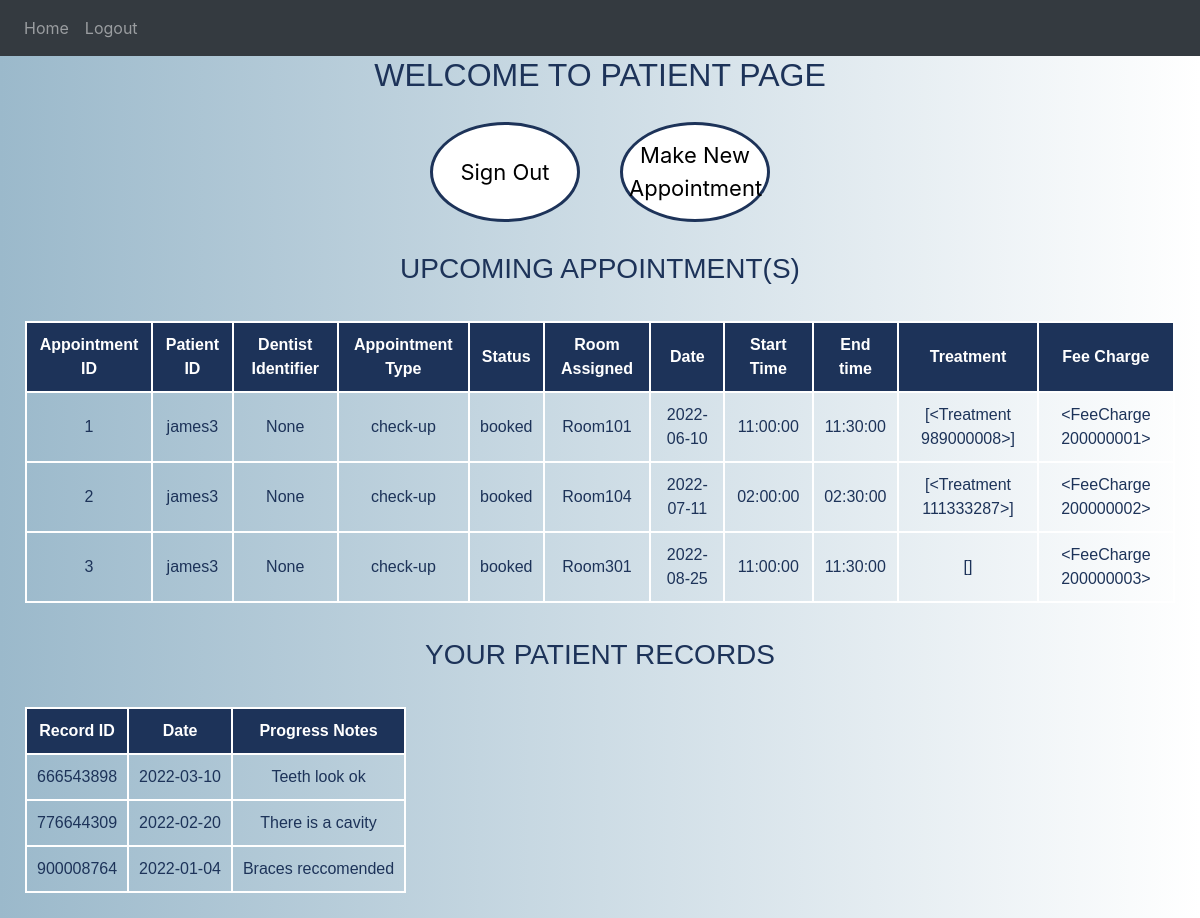
The page /patient (signed in) on the database its author committed.
### Website/models.py (models this page shows)
class Appointment(db.Model):
    appointmentId = db.Column(db.Integer, primary_key=True)
    branch = db.Column(db.String(30), nullable=False)
    dentistIdentifier = db.Column(
        db.String(30)
    )  # Maybe int? not sure if thats id or what
    appointmentType = db.Column(db.String(30), nullable=False)
    status = db.Column(db.String(20))
    roomAssigned = db.Column(db.String(20), nullable=False)
    date = db.Column(db.Date)
    startTime = db.Column(db.Time)
    endTime = db.Column(db.Time)
    treatment = db.relationship("Treatment", backref="appointment")
    feeCharge = db.relationship("FeeCharge", backref="appointment", uselist=False)
    patientUsername = db.Column(
        db.String(30), db.ForeignKey("patient.username"), nullable=False
    )  # one to many. Referncing to classes in foreignKey relationship, we use lower case name of class
    dentistIdneitifier = db.Column(
        db.Integer, db.ForeignKey("employee.id")
    )  # one to many

class Record(db.Model):
    recordId = db.Column(db.Integer, primary_key=True)
    dateEdited = db.Column(
        db.Date, default=func.now()
    )  # Automaticall creates dates of for us
    patientId = db.Column(
        db.Integer, db.ForeignKey("patient.id"), nullable=False
    )  # one to one.
    progressNotes = db.relationship("ProgressNote", backref="Record", uselist=False)

class ProgressNote(db.Model):
    noteId = db.Column(db.Integer, primary_key=True)
    note = db.Column(db.String(150), nullable=False)
    recordId = db.Column(db.Integer, db.ForeignKey("record.recordId"))  # many to one

### Website/views.py (the view)
@views.route("/patient")
def patient():
    return render_template("patient.html", user=current_user)

### Website/__init__.py (called while the page is built)
def create_app():
    app = Flask(__name__)
    app.config["SECRET_KEY"] = "hjshjhdjah kjshkjdhjs"
    app.config["SQLALCHEMY_DATABASE_URI"] = f"sqlite:///{DB_NAME}"
    app.config["SESSION_TYPE"] = "filesystem"
    db.init_app(app)
    from .views import views
    from .auth import auth
    from .models import Patient, Employee
    create_database(app)
    login_manager = LoginManager()
    login_manager.login_view = 'view.login'
    login_manager.init_app(app)
    @login_manager.user_loader
    def load_patient(id):
        return Patient.query.get(int(id))
    app.register_blueprint(views, url_prefix="/")
    app.register_blueprint(auth, url_preffix="/")
    return app

### Website/templates/patient.html (shortened to what this page needs)
{% extends "base.html" %}
{% block content %}
<!DOCTYPE html>
<html>
    <head>
    </head>
    <body>
    <div class="header">
        <h2>WELCOME TO PATIENT PAGE</h2>
    </div>
    <div class="buttonForm">
            <button type="submit" class="buttons">Sign Out</button>
        <button type="submit" class="buttons">Make New Appointment</button>
    </div>
        <h1 class="appointment">UPCOMING APPOINTMENT(S)</h1>
        <table>
            <tr>
                <th>Appointment ID</th>
                <th>Patient ID</th>
                <th>Dentist Identifier</th>
                <th>Appointment Type</th>
                <th>Status</th>
                <th>Room Assigned</th>
                <th>Date</th>
                <th>Start Time</th>
                <th>End time</th>
                <th>Treatment</th>
                <th>Fee Charge</th>
            </tr>
                {% for appt in user.appointments %}
                    <tr>
                        <td>{{ appt.appointmentId }}</td>
                        <td>{{ appt.patientUsername }}</td>
                        <td>{{ appt.dentistIdentifier }}</td>
                        <td>{{ appt.appointmentType }}</td>
                        <td>{{ appt.status }}</td>
                        <td>{{ appt.roomAssigned }}</td>
                        <td>{{ appt.date }}</td>
                        <td>{{ appt.startTime }}</td>
                        <td>{{ appt.endTime }}</td>
                        <td>{{ appt.treatment }}</td>
                        <td>{{ appt.feeCharge }}</td>
                    </tr>
                {% endfor %}
        </table>
            <h1 class="record">YOUR PATIENT RECORDS</h1>
            <table>
                <tr>
                    <th>Record ID</th>
                    <th>Date </th>
                    <th>Progress Notes</th>
                </tr>
                    {% for rec in user.record %}
                        <tr>
                            <td>{{ rec.recordId }}</td>
                            <td>{{ rec.dateEdited }}</td>
                            <td>{{ rec.progressNotes.note }}</td>
                        </tr>
                    {% endfor %}
            </table>
    </body>
</html>
{% endblock %}

### Website/templates/base.html (shortened to what this page needs)
<!DOCTYPE html>
<html>
  <head>
    <link
      rel="stylesheet"
      href="https://stackpath.bootstrapcdn.com/bootstrap/4.4.1/css/bootstrap.min.css"
    />
    <link
      rel="stylesheet"
      href="https://stackpath.bootstrapcdn.com/font-awesome/4.7.0/css/font-awesome.min.css"
    />
  </head>
  <body>
    <nav class="navbar navbar-expand-lg navbar-dark bg-dark">
      <div class="collapse navbar-collapse" id="navbar">
        <div class="navbar-nav">
         {% if user.is_authenticated %}
          <a class="nav-item nav-link" id="home" href="/">Home</a>
          <a class="nav-item nav-link" id="logout" href="/logout">Logout</a>
          {% else %}
          <a class="nav-item nav-link" id="login" href="/login">Login</a>
          <a class="nav-item nav-link" id="signUp" href="/signup">Sign Up</a>
          {% endif %}
        </div>
      </div>
    </nav>
    <div class="container">{% block content %} {% endblock %}</div>
  </body>
</html>

### Website/templates/patient.html (style rules this page uses)
body { background-image: linear-gradient(to left, rgb(255, 255, 255), rgb(155, 185, 203)); }
.header { font-family: Helvetica, Arial, sans-serif; text-align: center; font-size: 30px; color:rgb(29, 51, 89); }
.buttons { background-color:white; border: 3px solid rgb(29, 51, 89);; height: 100px; width: 150px; margin: 20px; border-radius: 50%; font-size: 22px; transition-duration: 0.2s; }
.buttonForm { display: flex; justify-content: center; }
.appointment { padding-top: 10px; padding-bottom: 10px; font-family: Helvetica, Arial, sans-serif; text-align: center; font-size: 28px; color:rgb(29, 51, 89); }
.record { padding-top: 10px; padding-bottom: 10px; font-family: Helvetica, Arial, sans-serif; text-align: center; font-size: 28px; color:rgb(29, 51, 89); }
table, th, td { border-collapse: collapse; margin: 25px; overflow: hidden; overflow: hidden; text-overflow: ellipsis; }
th, td { padding: 10px; text-align: center; font-family: Helvetica, Arial, sans-serif; border: 2px solid white; color: rgb(29, 51, 89); }
tr:nth-child(odd) { color: #ffffff; border: 2px solid white; }
th { color: white; background-color:rgb(29, 51, 89); font-family: Helvetica, Arial, sans-serif; }

### rows shown on the page
Appointment: appointmentId "1", patientUsername "james3", dentistIdentifier "None", appointmentType "check-up", status "booked", roomAssigned "Room101", date "2022-06-10", startTime "11:00:00", endTime "11:30:00", treatment "[<Treatment 989000008>]", feeCharge "<FeeCharge 200000001>"
Appointment: appointmentId "2", patientUsername "james3", dentistIdentifier "None", appointmentType "check-up", status "booked", roomAssigned "Room104", date "2022-07-11", startTime "02:00:00", endTime "02:30:00", treatment "[<Treatment 111333287>]", feeCharge "<FeeCharge 200000002>"
Appointment: appointmentId "3", patientUsername "james3", dentistIdentifier "None", appointmentType "check-up", status "booked", roomAssigned "Room301", date "2022-08-25", startTime "11:00:00", endTime "11:30:00", treatment "[]", feeCharge "<FeeCharge 200000003>"
Record: recordId "666543898", dateEdited "2022-03-10", progressNotes.note "Teeth look ok"
Record: recordId "776644309", dateEdited "2022-02-20", progressNotes.note "There is a cavity"
Record: recordId "900008764", dateEdited "2022-01-04", progressNotes.note "Braces reccomended"
